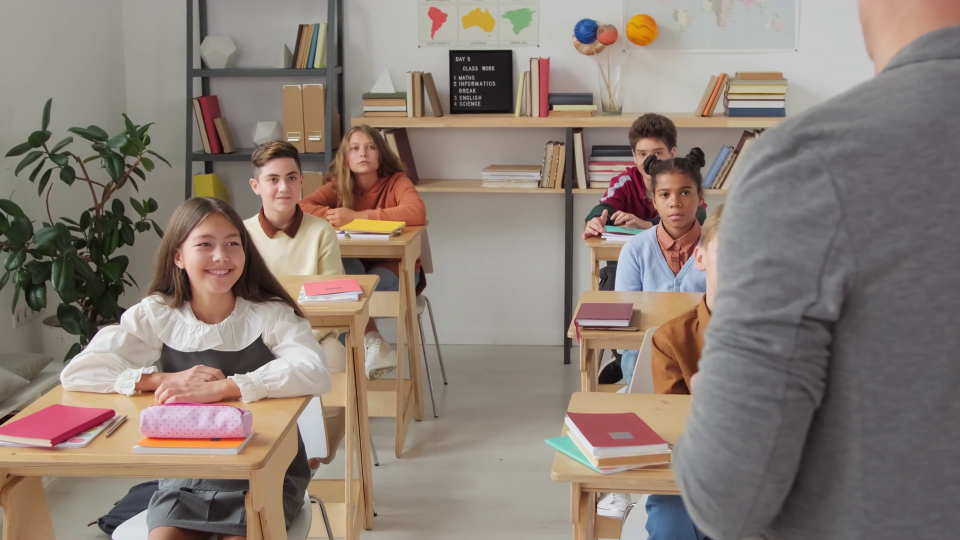
#> input picture frame 25 of AI Video Analyzer/assets/215475_small.mp4, 1920 x 1080 px (shown at 1/2 size)
$ python main_analyzer.py
#> lines starting #> are read from the running program, lines starting #| are printed output that depends on the picture; after the words box and inside, x2 and y2 are one past the last pixel; in counts of white or black regions, pixels touching at a corner belong together
#> in process_video, frame is the input picture: shape (1080, 1920, 3); mean B, G, R 117.1, 126.1, 138.8
### AI Video Analyzer/face_detector.py
import cv2
import numpy as np

class FaceDetector:
    def __init__(self):
        self.face_cascade = cv2.CascadeClassifier(cv2.data.haarcascades + 'haarcascade_frontalface_default.xml')
        self.eye_cascade = cv2.CascadeClassifier(cv2.data.haarcascades + 'haarcascade_eye.xml')

    def detect_faces(self, frame):
        """Detect all faces in frame"""
        gray = cv2.cvtColor(frame, cv2.COLOR_BGR2GRAY)
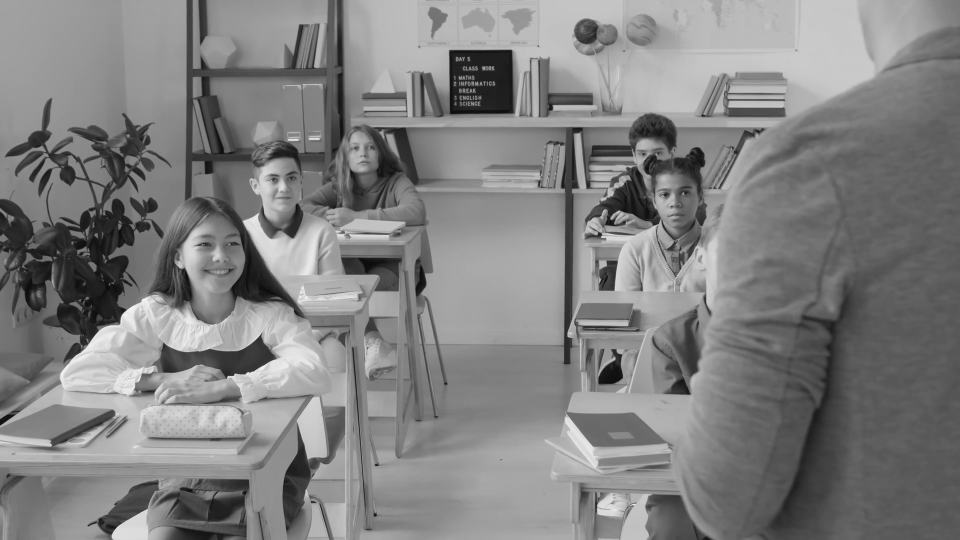
#> gray: shape (1080, 1920) (shown at 1/2 size); min 5, max 255, mean 128.8
        faces = self.face_cascade.detectMultiScale(gray, 1.1, 5, minSize=(30, 30))
#> faces = [[686, 265, 79, 79], [1302, 348, 99, 99], [509, 317, 106, 106], [362, 439, 141, 141]]

        results = []
        for (x, y, w, h) in faces:
            face_roi = gray[y:y+h, x:x+w]
            eyes = self.eye_cascade.detectMultiScale(face_roi, 1.1, 3)

            results.append({
                'bbox': (x, y, w, h),
                'face_roi': face_roi,
                'eyes': eyes,
                'center': (x + w//2, y + h//2)
            })
#> this loop made 4 passes
#> (x, y, w, h, eyes) on passes 1 to 3: (686, 265, 79, 79, [[12, 19, 25, 25], [43, 19, 23, 23]]), (1302, 348, 99, 99, [[52, 23, 30, 30], [13, 26, 30, 30]]), (509, 317, 106, 106, [[60, 27, 26, 26], [25, 28, 28, 28]])
#> pass 1, in detect_faces, `face_roi = gray[y:y+h, x:x+w]`:
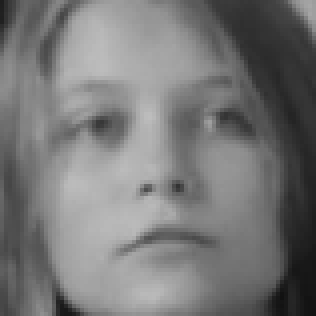
#> face_roi: shape (79, 79) (shown 4 times larger); min 17, max 189, mean 119.2
#> after the loop:
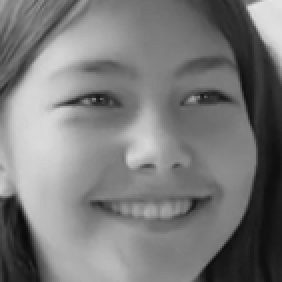
#> face_roi: shape (141, 141) (shown 2 times larger); min 10, max 229, mean 121.7
#> after the loop, results = 4 items

        return results

### AI Video Analyzer/focus_analyzer.py
import cv2
import numpy as np
from collections import deque

class FocusAnalyzer:
    def __init__(self):
        self.student_focus_history = {}
        self.history_length = 30

    def analyze_focus(self, student_id, face_data, frame_center):
        """Analyze student focus based on eyes, position, and movement"""
        if student_id not in self.student_focus_history:
            self.student_focus_history[student_id] = {
                'positions': deque(maxlen=self.history_length),
                'eye_detections': deque(maxlen=self.history_length),
                'focus_scores': deque(maxlen=self.history_length)
            }

        history = self.student_focus_history[student_id]

        # Eye detection score (both eyes visible = focused)
        eye_score = 1.0 if len(face_data['eyes']) >= 2 else 0.3

        # Position score (centered = more focused)
        face_center = face_data['center']
        distance_from_center = np.sqrt((face_center[0] - frame_center[0])**2 +
                                       (face_center[1] - frame_center[1])**2)
        max_distance = np.sqrt(frame_center[0]**2 + frame_center[1]**2)
        position_score = 1.0 - (distance_from_center / max_distance)

        # Movement score (less movement = more focused)
        history['positions'].append(face_center)
        if len(history['positions']) > 5:
            recent_positions = list(history['positions'])[-5:]
            movement = sum(np.sqrt((recent_positions[i][0] - recent_positions[i-1][0])**2 +
                                   (recent_positions[i][1] - recent_positions[i-1][1])**2)
                          for i in range(1, len(recent_positions)))
            movement_score = max(0, 1.0 - (movement / 100))
        else:
            movement_score = 0.5

        # Combined focus score
        focus_score = (eye_score * 0.5 + position_score * 0.3 + movement_score * 0.2) * 100

        history['eye_detections'].append(len(face_data['eyes']))
        history['focus_scores'].append(focus_score)

        return focus_score

    def get_average_focus(self, student_id):
        """Get average focus score for student"""
        if student_id not in self.student_focus_history:
            return 0.0
        scores = list(self.student_focus_history[student_id]['focus_scores'])
        return np.mean(scores) if scores else 0.0

### AI Video Analyzer/sentiment_analyzer.py
import cv2
import numpy as np
from collections import deque

class SentimentAnalyzer:
    def __init__(self):
        self.smile_cascade = cv2.CascadeClassifier(cv2.data.haarcascades + 'haarcascade_smile.xml')
        self.student_sentiment_history = {}
        self.history_length = 30

    def analyze_sentiment(self, student_id, face_roi):
        """Analyze sentiment from facial features"""
        if student_id not in self.student_sentiment_history:
            self.student_sentiment_history[student_id] = {
                'sentiments': deque(maxlen=self.history_length),
                'emotions': deque(maxlen=self.history_length)
            }

        history = self.student_sentiment_history[student_id]

        # Detect smile
        smiles = self.smile_cascade.detectMultiScale(face_roi, 1.8, 20)

        # Analyze brightness (darker = possibly sad/bored)
        brightness = np.mean(face_roi)

        # Analyze contrast (low contrast = neutral/bored)
        contrast = np.std(face_roi)

        # Determine emotion and sentiment score
        if len(smiles) > 0:
            emotion = 'happy'
            sentiment_score = 85 + np.random.randint(-5, 10)
        elif brightness < 80:
            emotion = 'confused'
            sentiment_score = 40 + np.random.randint(-10, 10)
        elif contrast < 30:
            emotion = 'bored'
            sentiment_score = 35 + np.random.randint(-10, 10)
        else:
            emotion = 'neutral'
            sentiment_score = 60 + np.random.randint(-10, 10)

        sentiment_score = max(0, min(100, sentiment_score))

        history['sentiments'].append(sentiment_score)
        history['emotions'].append(emotion)

        return sentiment_score, emotion

    def get_average_sentiment(self, student_id):
        """Get average sentiment score"""
        if student_id not in self.student_sentiment_history:
            return 0.0
        scores = list(self.student_sentiment_history[student_id]['sentiments'])
        return np.mean(scores) if scores else 0.0

    # [10 lines left out: function get_emotion_distribution, not called in this run]

### AI Video Analyzer/interaction_detector.py
import cv2
import numpy as np
from collections import deque

class InteractionDetector:
    def __init__(self):
        self.student_interaction_history = {}
        self.history_length = 30
        self.hand_raise_threshold = 0.3

    def detect_hand_raise(self, frame, face_bbox):
        """Detect potential hand raise above face"""
        x, y, w, h = face_bbox

        # Check region above face for skin-colored objects
        above_y = max(0, y - h)
        above_region = frame[above_y:y, x:x+w]

        if above_region.size == 0:
            return False

        # Convert to HSV for skin detection
        hsv = cv2.cvtColor(above_region, cv2.COLOR_BGR2HSV)

        # Skin color range
        lower_skin = np.array([0, 20, 70], dtype=np.uint8)
        upper_skin = np.array([20, 255, 255], dtype=np.uint8)

        mask = cv2.inRange(hsv, lower_skin, upper_skin)
        skin_ratio = np.sum(mask > 0) / mask.size

        return skin_ratio > self.hand_raise_threshold

    def analyze_interaction(self, student_id, frame, face_data):
        """Analyze student interaction (hand raises, movement)"""
        if student_id not in self.student_interaction_history:
            self.student_interaction_history[student_id] = {
                'hand_raises': 0,
                'last_hand_raise_frame': -100,
                'interactions': deque(maxlen=self.history_length)
            }

        history = self.student_interaction_history[student_id]

        # Detect hand raise
        hand_raised = self.detect_hand_raise(frame, face_data['bbox'])

        # Count hand raise (with cooldown to avoid duplicates)
        current_frame = len(history['interactions'])
        if hand_raised and (current_frame - history['last_hand_raise_frame']) > 30:
            history['hand_raises'] += 1
            history['last_hand_raise_frame'] = current_frame

        history['interactions'].append(1 if hand_raised else 0)

        return hand_raised, history['hand_raises']

    def get_total_interactions(self, student_id):
        """Get total interaction count"""
        if student_id not in self.student_interaction_history:
            return 0
        return self.student_interaction_history[student_id]['hand_raises']

### AI Video Analyzer/doubt_estimator.py
import numpy as np
from collections import deque

class DoubtEstimator:
    def __init__(self):
        self.student_doubt_history = {}
        self.history_length = 30

    def estimate_doubts(self, student_id, emotion, focus_score, hand_raised):
        """Estimate doubts based on confusion, low focus, and hand raises"""
        if student_id not in self.student_doubt_history:
            self.student_doubt_history[student_id] = {
                'doubt_indicators': deque(maxlen=self.history_length),
                'doubt_count': 0,
                'last_doubt_frame': -100
            }

        history = self.student_doubt_history[student_id]

        # Doubt indicators
        is_confused = emotion in ['confused', 'bored']
        is_unfocused = focus_score < 50

        # Calculate doubt probability
        doubt_score = 0
        if is_confused:
            doubt_score += 0.5
        if is_unfocused:
            doubt_score += 0.3
        if hand_raised:
            doubt_score += 0.4

        # Register doubt if score is high
        current_frame = len(history['doubt_indicators'])
        if doubt_score > 0.7 and (current_frame - history['last_doubt_frame']) > 50:
            history['doubt_count'] += 1
            history['last_doubt_frame'] = current_frame

        history['doubt_indicators'].append(doubt_score)

        return history['doubt_count'], doubt_score > 0.7

    def get_total_doubts(self, student_id):
        """Get total estimated doubts"""
        if student_id not in self.student_doubt_history:
            return 0
        return self.student_doubt_history[student_id]['doubt_count']

### AI Video Analyzer/main_analyzer.py
import cv2
import numpy as np
import csv
from datetime import datetime
from face_detector import FaceDetector
from focus_analyzer import FocusAnalyzer
from sentiment_analyzer import SentimentAnalyzer
from interaction_detector import InteractionDetector
from doubt_estimator import DoubtEstimator

class MainAnalyzer:
    def __init__(self):
        self.face_detector = FaceDetector()
        self.focus_analyzer = FocusAnalyzer()
        self.sentiment_analyzer = SentimentAnalyzer()
        self.interaction_detector = InteractionDetector()
        self.doubt_estimator = DoubtEstimator()

        self.student_tracker = {}
        self.next_student_id = 1
        self.frame_count = 0

    def track_student(self, face_center):
        """Track students across frames"""
        # Simple tracking based on proximity
        min_distance = 100
        matched_id = None

        for student_id, last_pos in self.student_tracker.items():
            distance = np.sqrt((face_center[0] - last_pos[0])**2 +
                             (face_center[1] - last_pos[1])**2)
            if distance < min_distance:
                min_distance = distance
                matched_id = student_id

        if matched_id is None:
            matched_id = f"S{self.next_student_id}"
            self.next_student_id += 1

        self.student_tracker[matched_id] = face_center
        return matched_id

    def process_video(self, video_path, output_path):
        """Process video and generate annotated output"""
        cap = cv2.VideoCapture(video_path)

        if not cap.isOpened():
            print(f"❌ Cannot open video: {video_path}")
            return None

        fps = int(cap.get(cv2.CAP_PROP_FPS))
        width = int(cap.get(cv2.CAP_PROP_FRAME_WIDTH))
        height = int(cap.get(cv2.CAP_PROP_FRAME_HEIGHT))
        total_frames = int(cap.get(cv2.CAP_PROP_FRAME_COUNT))

        fourcc = cv2.VideoWriter_fourcc(*'mp4v')
        out = cv2.VideoWriter(output_path, fourcc, fps, (width, height))

        frame_center = (width // 2, height // 2)

        print(f"🎬 Processing video: {video_path}")
        print(f"📊 Total frames: {total_frames}")

        while cap.isOpened():
            ret, frame = cap.read()
            if not ret:
                break

            self.frame_count += 1

            # Detect faces
            faces = self.face_detector.detect_faces(frame)
#> faces = 4 items

            # Process each student
            for face_data in faces:
                student_id = self.track_student(face_data['center'])

                # Analyze focus
                focus_score = self.focus_analyzer.analyze_focus(student_id, face_data, frame_center)

                # Analyze sentiment
                sentiment_score, emotion = self.sentiment_analyzer.analyze_sentiment(student_id, face_data['face_roi'])

                # Detect interactions
                hand_raised, total_interactions = self.interaction_detector.analyze_interaction(student_id, frame, face_data)

                # Estimate doubts
                total_doubts, has_doubt = self.doubt_estimator.estimate_doubts(student_id, emotion, focus_score, hand_raised)

                # Draw annotations
                x, y, w, h = face_data['bbox']

                # Box color based on focus
                color = (0, 255, 0) if focus_score > 60 else (0, 165, 255) if focus_score > 40 else (0, 0, 255)
                cv2.rectangle(frame, (x, y), (x+w, y+h), color, 2)

                # Student ID
                cv2.putText(frame, student_id, (x, y-10), cv2.FONT_HERSHEY_SIMPLEX, 0.6, color, 2)

                # Emotion
                cv2.putText(frame, emotion, (x, y+h+20), cv2.FONT_HERSHEY_SIMPLEX, 0.5, (255, 255, 0), 1)

                # Hand raise indicator
                if hand_raised:
                    cv2.putText(frame, "HAND UP!", (x, y+h+40), cv2.FONT_HERSHEY_SIMPLEX, 0.5, (0, 255, 255), 2)

                # Doubt indicator
                if has_doubt:
                    cv2.circle(frame, (x+w-10, y+10), 8, (0, 0, 255), -1)
                    cv2.putText(frame, "?", (x+w-15, y+15), cv2.FONT_HERSHEY_SIMPLEX, 0.5, (255, 255, 255), 2)
#> this loop made 4 passes
#> (face_center in analyze_focus, distance_from_center in analyze_focus, position_score in analyze_focus, focus_score, brightness in analyze_sentiment, contrast in analyze_sentiment) on passes 1 to 4: ((725, 304), 333, 0.698, 80.93, 119.2, 43.43), ((1351, 397), 416.3, 0.622, 78.66, 111.7, 42.16), ((562, 370), 432.8, 0.607, 78.21, 140.6, 42.94), ((432, 509), 528.9, 0.52, 75.59, 121.7, 52.85)
#> pass 1, in detect_hand_raise, `above_region = frame[above_y:y, x:x+w]`:
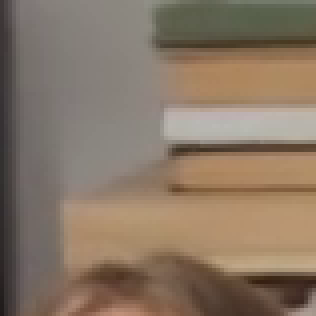
#> above_region: shape (79, 79, 3) (shown 4 times larger); mean B, G, R 101.2, 118.4, 136
#> pass 1, in detect_hand_raise, `mask = cv2.inRange(hsv, lower_skin, upper_skin)`:
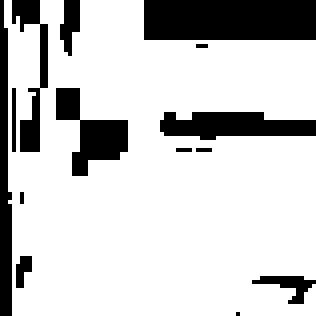
#> mask: shape (79, 79) (shown 4 times larger); 79.6% white; 14 black regions (6 under 20 px), largest, box (x1, y1, x2, y2) and area: (36, 0, 79, 10) 430, (40, 28, 79, 35) 201, (14, 22, 32, 44) 184
#> after the loop: frame: shape (1080, 1920, 3); 0.41% of pixels changed, all inside (x1, y1, x2, y2) = (361, 241, 1403, 622)

            # Draw overall stats
            self.draw_stats(frame, faces)

            out.write(frame)

            if self.frame_count % 30 == 0:
                progress = (self.frame_count / total_frames) * 100
                print(f"Progress: {progress:.1f}%", end='\r')

        cap.release()
        out.release()

        print(f"\n✅ Video processing complete!")
        print(f"📹 Output saved: {output_path}")

        return self.generate_report(fps, total_frames)

    def draw_stats(self, frame, faces):
        """Draw statistics overlay"""
        h, w = frame.shape[:2]
#> h = 1080; w = 1920

        # Semi-transparent overlay
        overlay = frame.copy()
        cv2.rectangle(overlay, (10, 10), (350, 180), (0, 0, 0), -1)
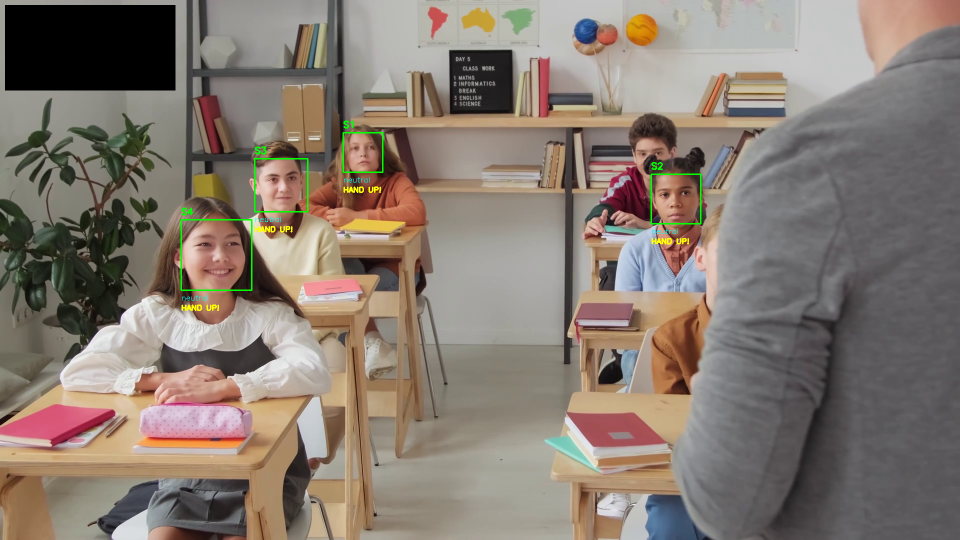
#> overlay: shape (1080, 1920, 3) (shown at 1/2 size); mean B, G, R 112.7, 122.5, 134.2
        cv2.addWeighted(overlay, 0.6, frame, 0.4, 0, frame)

        # Stats
        cv2.putText(frame, f"Students Detected: {len(faces)}", (20, 35),
                   cv2.FONT_HERSHEY_SIMPLEX, 0.6, (255, 255, 255), 2)

        # Calculate aggregate metrics
        total_focus = sum(self.focus_analyzer.get_average_focus(sid) for sid in self.student_tracker.keys())
#> total_focus = 313.4
        avg_focus = total_focus / len(self.student_tracker) if self.student_tracker else 0
#> avg_focus = 78.35

        total_sentiment = sum(self.sentiment_analyzer.get_average_sentiment(sid) for sid in self.student_tracker.keys())
#> total_sentiment = 230
        avg_sentiment = total_sentiment / len(self.student_tracker) if self.student_tracker else 0
#> avg_sentiment = 57.5

        total_interactions = sum(self.interaction_detector.get_total_interactions(sid) for sid in self.student_tracker.keys())
#> total_interactions = 4
        total_doubts = sum(self.doubt_estimator.get_total_doubts(sid) for sid in self.student_tracker.keys())
#> total_doubts = 0

        cv2.putText(frame, f"Avg Focus Score: {avg_focus:.1f}/100", (20, 65),
                   cv2.FONT_HERSHEY_SIMPLEX, 0.6, (0, 255, 0), 2)
        cv2.putText(frame, f"Avg Sentiment: {avg_sentiment:.1f}/100", (20, 95),
                   cv2.FONT_HERSHEY_SIMPLEX, 0.6, (255, 255, 0), 2)
        cv2.putText(frame, f"Total Interactions: {total_interactions}", (20, 125),
                   cv2.FONT_HERSHEY_SIMPLEX, 0.6, (0, 255, 255), 2)
        cv2.putText(frame, f"Estimated Doubts: {total_doubts}", (20, 155),
                   cv2.FONT_HERSHEY_SIMPLEX, 0.6, (0, 165, 255), 2)
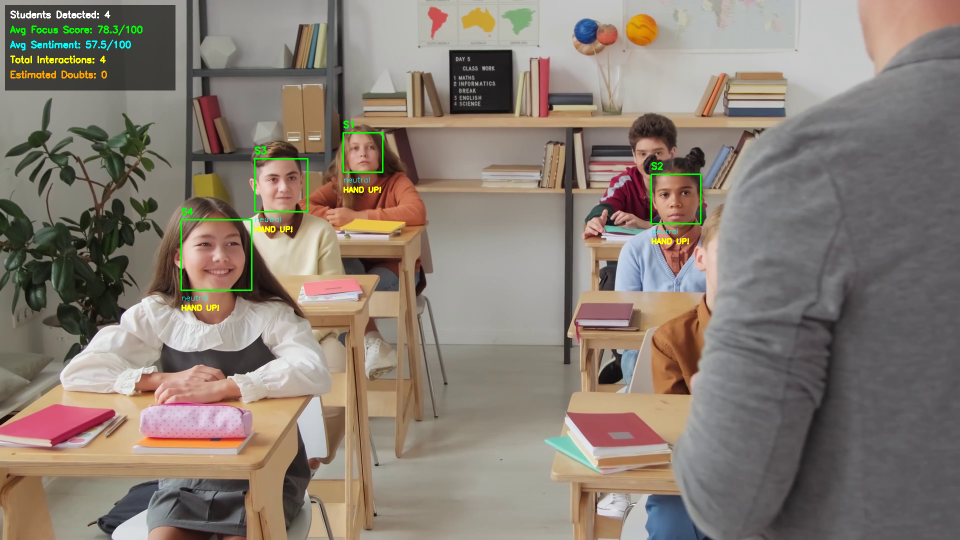
#> frame: shape (1080, 1920, 3) (shown at 1/2 size); mean B, G, R 114.5, 124.8, 136.2

    # [111 lines left out: functions generate_report, save_report, display_video, not called in this run]


if __name__ == "__main__":
    analyzer = MainAnalyzer()

    video_path = "assets/215475_small.mp4"
    output_path = "output_analyzed.mp4"
    report_path = "engagement_report.csv"

    print("🎓 Student Engagement Analyzer")
    print("=" * 60)

    # Process video
    report = analyzer.process_video(video_path, output_path)

    if report:
        # Save report
        analyzer.save_report(report, report_path)

        # Display results
        print("\n" + "=" * 60)
        print("📊 ANALYSIS RESULTS")
        print("=" * 60)
        print(f"Duration: {report['video_duration_seconds']}s")
        print(f"Students: {report['total_students']}")
        print(f"\n📈 Metrics:")
        print(f"  Focus Score: {report['aggregate_metrics']['average_focus_score']}/100")
        print(f"  Sentiment: {report['aggregate_metrics']['average_sentiment']}/100")
        print(f"  Interactions: {report['aggregate_metrics']['total_interactions']}")
        print(f"  Doubts: {report['aggregate_metrics']['total_doubts']}")

        # Auto-play video
        print("\n" + "=" * 60)
        analyzer.display_video(output_path)
